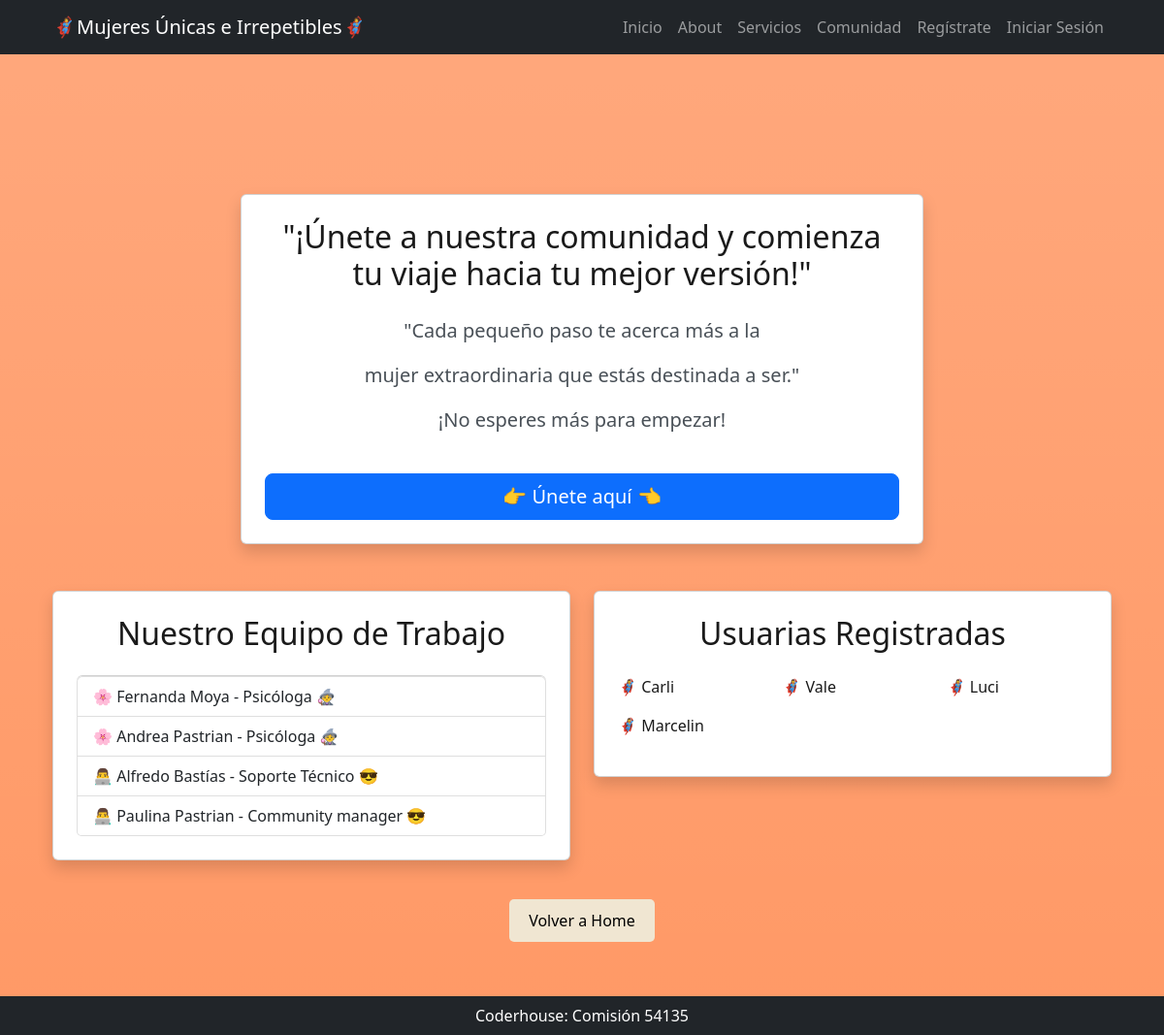
The page /comunidad/ on the database its author committed.
### Comunidad/models.py (models this page shows, shortened)
class Psicologa(models.Model):
    nombre = models.CharField(max_length=200)
    fecha_nacimiento = models.DateField(null=True, verbose_name="fecha de nacimiento")
    telefono = models.PositiveIntegerField(unique=True)
    correo = models.CharField(max_length=200)
    usuario = models.CharField(max_length=200, unique=True)
    contraseña = models.CharField(max_length=200)

class Equipo(models.Model):
    nombre = models.CharField(max_length=200)
    fecha_nacimiento = models.DateField(null=True, verbose_name="fecha de nacimiento")
    telefono = models.PositiveIntegerField(unique=True)
    correo = models.CharField(max_length=200)
    area = models.CharField(max_length=200, verbose_name="Área de Trabajo")
    usuario = models.CharField(max_length=200, unique=True)
    contraseña = models.CharField(max_length=200)
    class Meta:
        verbose_name_plural = "Equipo de Trabajo"

class Usuario(models.Model):
    nombre = models.CharField(max_length=200)
    fecha_nacimiento = models.DateField(null=True, verbose_name="fecha de nacimiento")
    telefono = models.PositiveIntegerField(unique=True)
    correo = models.CharField(max_length=200)
    usuario = models.CharField(max_length=200, unique=True)
    contraseña = models.CharField(max_length=200)

### Comunidad/views.py (the view)
# urls.py: path('', views.home, name="home"),
def home(request):
    psicologas = models.Psicologa.objects.all()
    equipo = models.Equipo.objects.all()
    usuarios = models.Usuario.objects.all()
    context = {
        "psicologas": psicologas,
        "equipo": equipo,
        "usuarios": usuarios
    }
    return render(request, "Comunidad/index.html", context)

### Comunidad/templates/Comunidad/index.html
{% extends 'core/base.html' %}
{% block contenido %}
    <div class="container">
        <div class="row justify-content-center py-5">
            <div class="col-md-8">
                <div class="card shadow p-4 rounded text-center">
                    <h2 class="card-title mb-4" style="color: #1a1a1a;">"¡Únete a nuestra comunidad y comienza tu viaje hacia tu mejor versión!"</h2>
                    <div class="custom-text lead mb-4" style="color: #495057;">
                        <p>"Cada pequeño paso te acerca más a la</p>
                        <p> mujer extraordinaria que estás destinada a ser."</p>
                        <p>¡No esperes más para empezar!</p>
                    </div>
                    <a href="{% url 'Comunidad:registrar_usuario' %}" class="btn btn-primary btn-lg"> 👉 Únete aquí 👈</a>
                </div>
            </div>
        </div>
    </div>
    <div class="row justify-content-center">
        <div class="col-md-6">
            <div class="card shadow p-4 rounded">
                <h2 class="card-title mb-4 text-center" style="color: #1a1a1a;">Nuestro Equipo de Trabajo</h2>
                <ul class="list-group text-left">
                    {% for psicologa in psicologas %}
                    <li class="list-group-item" style="text-align: justify;">🌸 {{ psicologa.nombre }} - Psicóloga 🧙‍♀️</li>
                    {% endfor %}
                    {% for miembro in equipo %}
                    <li class="list-group-item" style="text-align: justify;">👨‍💻 {{ miembro.nombre }} - {{ miembro.area }} 😎</li>
                    {% endfor %}
                </ul>
            </div>
        </div>
        <div class="col-md-6">
            <div class="card shadow p-4 rounded">
                <h2 class="card-title mb-4 text-center" style="color: #1a1a1a;">Usuarias Registradas</h2>
                <div class="row">
                    {% for usuario in usuarios %}
                    <div class="col-md-4 mb-3">
                        <div class="list-group-item" style="text-align: left; color: #1a1a1a;">🦸‍♀️ {{ usuario.usuario }}</div>
                    </div>
                    {% endfor %}
                </div>
            </div>
        </div>
        <div>
            <button style="margin-top: 40px; background-color: #f0e6d2; border: none; padding: 10px 20px; border-radius: 5px;">
                <a href="{% url 'core:home' %}" style="text-decoration: none; color: black;">Volver a Home</a>
            </button>
          </div>
</div>
{% endblock contenido %}

### core/templates/core/base.html (style rules this page uses)
body { background-color: #fdf6e3; color: #586e75; }

### rows shown on the page
Psicologa: nombre "Fernanda Moya"
Psicologa: nombre "Andrea Pastrian"
Equipo: nombre "Alfredo Bastías", area "Soporte Técnico"
Equipo: nombre "Paulina Pastrian", area "Community manager"
Usuario: usuario "Carli"
Usuario: usuario "Vale"
Usuario: usuario "Luci"
Usuario: usuario "Marcelin"
